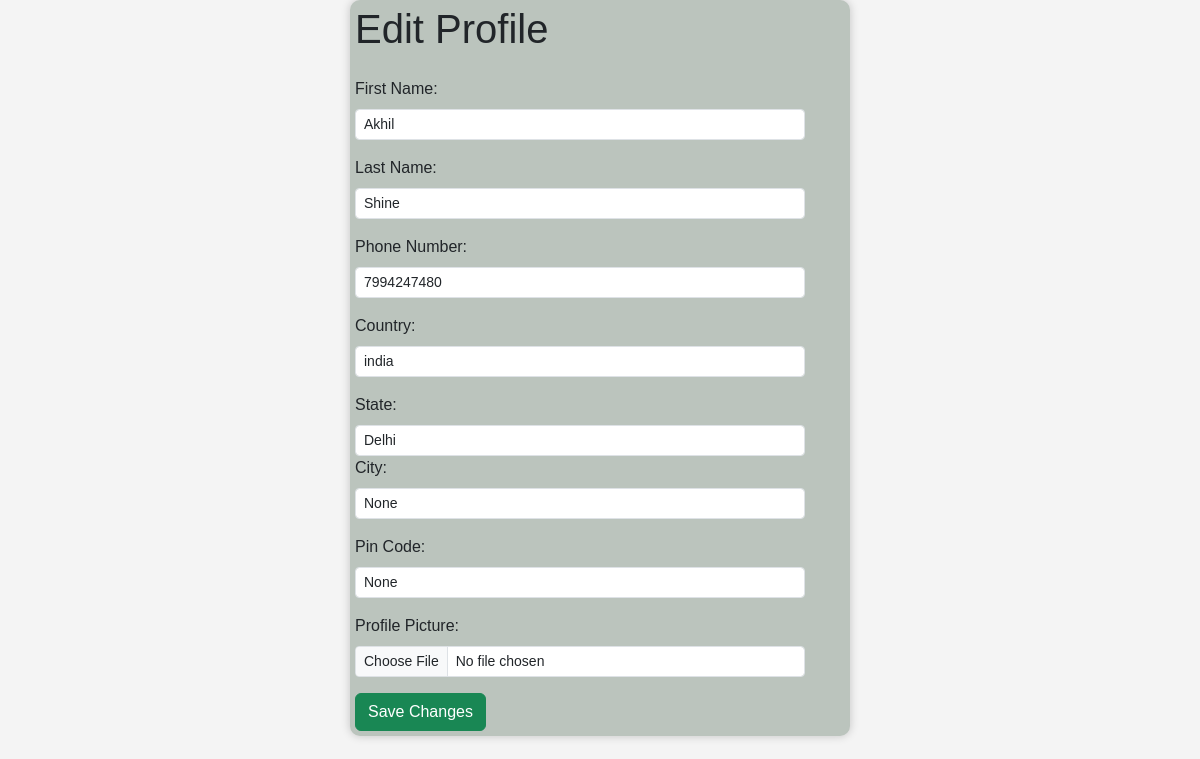
/edit_profile.html/ (signed in), run on the app's committed database.
### StepGuideApp/models.py (models this page shows, shortened)
class CustomUser(AbstractUser):
    CLIENT = 1
    ADMIN = 2
    MERCHANT = 3
    ROLE_CHOICE = (
        (CLIENT, 'Client'),
        (ADMIN,'Admin'),
        (MERCHANT,'Merchant')
    )
    username = models.CharField(max_length=100,unique=True)
    first_name = models.CharField(max_length=100,)
    last_name = models.CharField(max_length=100)
    email = models.EmailField(max_length=100,unique=True)
    phone_no = models.CharField(max_length=12,unique=True)
    user_type = models.PositiveSmallIntegerField(choices=ROLE_CHOICE, blank=True, null=True)
    object = UserManager()
    USERNAME_FIELD = 'username'
    REQUIRED_FIELDS = ['phone_no','email','first_name','last_name','password']

class UserProfile(models.Model):
    user = models.OneToOneField(CustomUser, on_delete=models.CASCADE, blank=True, null=True)
    profile_pic=models.FileField(upload_to='profile_pic/',blank=True,null=True)
    country = models.CharField(max_length=15, blank=True, null=True)
    state = models.CharField(max_length=15, blank=True, null=True)
    city = models.CharField(max_length=15, blank=True, null=True)
    pin_code = models.CharField(max_length=6, blank=True, null=True)
    created_at = models.DateTimeField(auto_now_add=True)
    modified_at = models.DateTimeField(auto_now=True)

### StepGuideApp/views.py (the view, shortened to what this page needs)
# urls.py: path('edit_profile.html/',views.edit_profile,name='edit_profile'),
def edit_profile(request):
    user = request.user
    user_profile = UserProfile.objects.get(user=user)
    context = {
        'user': user,
        'user_profile': user_profile,
    }
    return render(request, 'edit_profile.html',context)

### template/edit_profile.html (shortened to what this page needs)
{% load static %}
<!DOCTYPE html>
<html lang="en">
<head>
    <link href="https://cdn.jsdelivr.net/npm/bootstrap@5.3.1/dist/css/bootstrap.min.css" rel="stylesheet">
</head>
<body>
    <div class="container">
        <h1 class="mb-4">Edit Profile</h1>
        <form method="post" enctype="multipart/form-data">
            <div class="mb-3">
                <label for="first_name" class="form-label">First Name:</label>
                <input type="text" class="form-control form-control-sm" name="first_name" value="{{ user.first_name }}" required>
            </div>
            <div class="mb-3">
                <label for="last_name" class="form-label">Last Name:</label>
                <input type="text" class="form-control form-control-sm" name="last_name" value="{{ user.last_name }}" required>
            </div>
            <div class="mb-3">
                <label for="phone_no" class="form-label">Phone Number:</label>
                <input type="text" class="form-control form-control-sm" name="phone_no" value="{{ user.phone_no }}" required>
            </div>
            <div class="mb-3">
                <label for="country" class="form-label">Country:</label>
                <input type="text" class="form-control form-control-sm" name="country" value="{{ user_profile.country }}">
            </div>
            <div class="mb-3">
                <label for="state" class="form-label">State:</label>
                <input type="text" class="form-control form-control-sm" name="state" value="{{ user_profile.state }}">
                                <label for="city" class="form-label">City:</label>
                <input type="text" class="form-control form-control-sm" name="city" value="{{ user_profile.city }}">
            </div>
            <div class="mb-3">
                <label for="pin_code" class="form-label">Pin Code:</label>
                <input type="text" class="form-control form-control-sm" name="pin_code" value="{{ user_profile.pin_code }}">
            </div>
            <div class="mb-3">
                <label for="profile_pic" class="form-label">Profile Picture:</label>
                <input type="file" class="form-control form-control-sm" name="profile_pic">
            </div>
            <button type="submit" class="btn btn-success">Save Changes</button>
        </form>
    </div>
</body>
</html>

### template/edit_profile.html (style rules this page uses)
body { background-color: #f4f4f4; font-family: Arial, sans-serif; }
.container { margin-top: 5px; padding: 5px; background-color: #bbc4bd; border-radius: 10px; box-shadow: 0 0 10px rgba(0, 0, 0, 0.2); max-width: 500px; margin: 0 auto; }
.form-control-sm { max-width: 450px; }

### data on the page
CustomUser: first_name "Akhil", last_name "Shine", phone_no "7994247480"
UserProfile: country "india", state "Delhi", city "None", pin_code "None"
